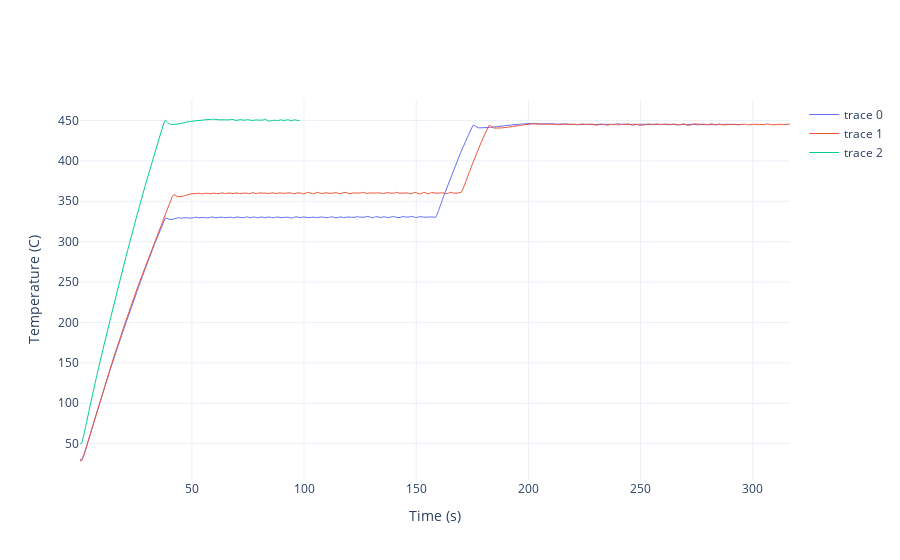

The cell this chart's notebook holds for it:
### Code cell
read = go.FigureWidget(data=[])
read.update_layout(
    template="plotly_white",
    xaxis_title="Time (s)",
    yaxis_title="Temperature (C)",
)

for k in previous_runs.keys():
    read.add_scatter(x=[], 
                    y=[], 
                    line=dict(width=1))

    read_dat = read.data[-1]
    
    x = previous_runs[k]["time_arr"][:]
    y = previous_runs[k]["temperature_arr"][:]
    with read.batch_update():
        read_dat.x += tuple(x)
        read_dat.y += tuple(y) 
    previous_runs[k].close()
read

### Figure 1 — Plotly figure (JSON) as saved in the notebook; plotly's stock layout.template omitted (floating-point values rounded to 4 significant figures; data arrays with more than 128 entries replaced by an {"elided": "..."} marker saying what was removed)
{"data": [{"line": {"width": 1}, "type": "scatter", "uid": "3e46d278-bd60-4e02-a122-d54136ab7a2a", "x": {"elided": "2839 float values"}, "y": {"elided": "2839 float values"}}, {"line": {"width": 1}, "type": "scatter", "uid": "0d3a9683-7c85-4811-af89-67a622a1dc61", "x": {"elided": "3042 float values"}, "y": {"elided": "3042 float values"}}, {"line": {"width": 1}, "type": "scatter", "uid": "4ef2ebde-d3fe-4178-b62d-5c5101b8d8df", "x": {"elided": "941 float values"}, "y": {"elided": "941 float values"}}], "layout": {"xaxis": {"title": {"text": "Time (s)"}}, "yaxis": {"title": {"text": "Temperature (C)"}}}}
